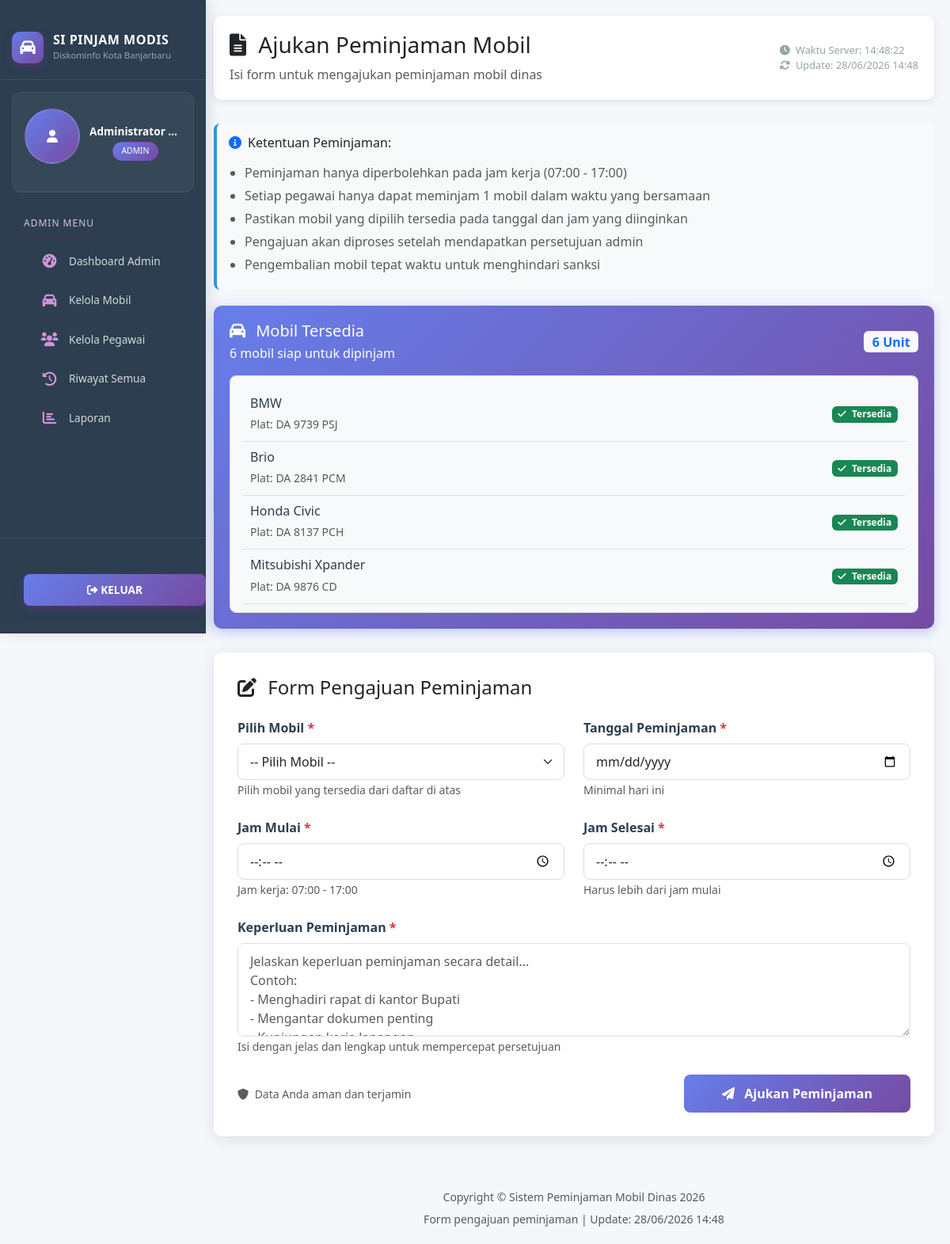
/pegawai/peminjaman.php (signed in), run on the app's committed database.
### tables this page shows
CREATE TABLE `mobil` (
  `id` int(11) NOT NULL,
  `nama_mobil` varchar(100) DEFAULT NULL,
  `nomor_plat` varchar(20) DEFAULT NULL,
  `tahun` year(4) DEFAULT NULL,
  `warna` varchar(30) DEFAULT NULL,
  `kapasitas` int(2) DEFAULT NULL,
  `status` enum('Tersedia','Dipinjam') DEFAULT 'Tersedia',
  `foto` varchar(255) DEFAULT NULL,
  `keterangan` text DEFAULT NULL,
  `dipakai_oleh` varchar(255) DEFAULT '-'
);

### pegawai/peminjaman.php (the view, shortened to what this page needs)
<?php
include "../config/database.php";
$user = $_SESSION['user'];
$user_id = (int)$user['id'];
$mobil = mysqli_query($conn, "
    SELECT m.*
    FROM mobil m
    WHERE m.status = 'Tersedia'
      AND NOT EXISTS (
          SELECT 1 FROM peminjaman p
          WHERE p.mobil_id = m.id
            AND p.tanggal_kembali IS NULL
            AND p.status NOT IN ('Ditolak', 'Dibatalkan', 'Dikembalikan')
      )
    ORDER BY m.nama_mobil ASC
");
$peminjaman_aktif = mysqli_fetch_assoc(mysqli_query($conn, "
    SELECT p.*, m.nama_mobil, m.nomor_plat
    FROM peminjaman p
    JOIN mobil m ON p.mobil_id = m.id
    WHERE p.user_id = '$user_id'
      AND p.tanggal_kembali IS NULL
      AND p.status NOT IN ('Dikembalikan', 'Ditolak', 'Dibatalkan')
      -- TAMBAHKAN FILTER STATUS INI
    ORDER BY p.id DESC
    LIMIT 1
"));
$updated = date('d/m/Y H:i');
?>
<!DOCTYPE html>
<html lang="id">
<head>
    <link href="https://cdn.jsdelivr.net/npm/bootstrap@5.3.0/dist/css/bootstrap.min.css" rel="stylesheet">
    <link href="https://cdnjs.cloudflare.com/ajax/libs/font-awesome/6.0.0/css/all.min.css" rel="stylesheet">
</head>
<body>
    <?php include "../includes/sidebar.php"; ?>
    <div class="main-content">
        <div class="page-header">
            <div class="d-flex justify-content-between align-items-center">
                <div>
                    <h1 class="h3 mb-2">
                        <i class="fas fa-file-alt me-2"></i> Ajukan Peminjaman Mobil
                    </h1>
                    <p class="text-muted mb-0">Isi form untuk mengajukan peminjaman mobil dinas</p>
                </div>
                <div class="update-time">
                    <i class="fas fa-clock me-1"></i> Waktu Server: <?= date('H:i:s') ?>
                    <br>
                    <i class="fas fa-sync-alt me-1"></i> Update: <?= $updated ?>
                </div>
            </div>
        </div>
        <div class="rules-box">
            <h6 class="mb-3"><i class="fas fa-info-circle me-2 text-primary"></i>Ketentuan Peminjaman:</h6>
            <ul class="text-muted">
                <li>Peminjaman hanya diperbolehkan pada jam kerja (07:00 - 17:00)</li>
                <li>Setiap pegawai hanya dapat meminjam 1 mobil dalam waktu yang bersamaan</li>
                <li>Pastikan mobil yang dipilih tersedia pada tanggal dan jam yang diinginkan</li>
                <li>Pengajuan akan diproses setelah mendapatkan persetujuan admin</li>
                <li>Pengembalian mobil tepat waktu untuk menghindari sanksi</li>
            </ul>
        </div>
        <?php
        $total_mobil_tersedia = mysqli_num_rows($mobil);
        mysqli_data_seek($mobil, 0);
        ?>
        <?php if ($total_mobil_tersedia > 0): ?>
            <div class="info-card">
                <div class="d-flex align-items-center justify-content-between">
                    <div>
                        <h5 class="mb-1">
                            <i class="fas fa-car me-2"></i> Mobil Tersedia
                        </h5>
                        <p class="mb-0"><?= $total_mobil_tersedia ?> mobil siap untuk dipinjam</p>
                    </div>
                    <div class="badge bg-light text-primary fs-6">
                        <?= $total_mobil_tersedia ?> Unit
                    </div>
                </div>
                <div class="mobil-list mt-3">
                    <?php while ($m = mysqli_fetch_assoc($mobil)): ?>
                        <div class="mobil-item">
                            <div class="d-flex justify-content-between align-items-center">
                                <div>
                                    <h6 class="mb-1"><?= htmlspecialchars($m['nama_mobil']) ?></h6>
                                    <small class="text-muted">Plat: <?= htmlspecialchars($m['nomor_plat']) ?></small>
                                </div>
                                <span class="badge bg-success">
                                    <i class="fas fa-check me-1"></i> Tersedia
                                </span>
                            </div>
                        </div>
                    <?php endwhile; ?>
                </div>
            </div>
        <?php endif; ?>
        <?php if (!$peminjaman_aktif && $total_mobil_tersedia > 0): ?>
            <div class="form-card">
                <h4 class="mb-4">
                    <i class="fas fa-edit me-2"></i> Form Pengajuan Peminjaman
                </h4>
                <form method="POST" id="peminjamanForm">
                    <div class="row mb-4">
                        <div class="col-md-6">
                            <label class="form-label">Pilih Mobil <span class="text-danger">*</span></label>
                            <select name="mobil_id" class="form-select" required>
                                <option value="">-- Pilih Mobil --</option>
                            </select>
                            <small class="text-muted">Pilih mobil yang tersedia dari daftar di atas</small>
                        </div>
                        <div class="col-md-6">
                            <label class="form-label">Tanggal Peminjaman <span class="text-danger">*</span></label>
                            <input type="date" name="tanggal_pinjam" class="form-control" required
                                min="<?= date('Y-m-d'); ?>">
                            <small class="text-muted">Minimal hari ini</small>
                        </div>
                    </div>
                    <div class="row mb-4">
                        <div class="col-md-6">
                            <label class="form-label">Jam Mulai <span class="text-danger">*</span></label>
                            <input type="time" name="jam_mulai" class="form-control"
                                min="07:00" max="17:00" required>
                            <small class="text-muted">Jam kerja: 07:00 - 17:00</small>
                        </div>
                        <div class="col-md-6">
                            <label class="form-label">Jam Selesai <span class="text-danger">*</span></label>
                            <input type="time" name="jam_selesai" class="form-control"
                                min="07:00" max="17:00" required>
                            <small class="text-muted">Harus lebih dari jam mulai</small>
                        </div>
                    </div>
                    <div class="mb-4">
                        <label class="form-label">Keperluan Peminjaman <span class="text-danger">*</span></label>
                        <textarea name="keperluan" class="form-control" rows="4"
                            placeholder="Jelaskan keperluan peminjaman secara detail...
Contoh:
- Menghadiri rapat di kantor Bupati
- Mengantar dokumen penting
- Kunjungan kerja lapangan
- Lainnya (sebutkan)" required></textarea>
                        <small class="text-muted">Isi dengan jelas dan lengkap untuk mempercepat persetujuan</small>
                    </div>
                    <div class="d-flex justify-content-between align-items-center">
                        <div>
                            <small class="text-muted">
                                <i class="fas fa-shield-alt me-1"></i> Data Anda aman dan terjamin
                            </small>
                        </div>
                        <button type="submit" class="btn btn-submit text-white px-5">
                            <i class="fas fa-paper-plane me-2"></i> Ajukan Peminjaman
                        </button>
                    </div>
                </form>
            </div>
        <?php endif; ?>
        <footer class="mt-5 pt-3 text-center text-muted">
            <p class="mb-1">
                <small>Copyright &copy; Sistem Peminjaman Mobil Dinas <?= date('Y') ?></small>
            </p>
            <p class="mb-0">
                <small>Form pengajuan peminjaman | Update: <?= $updated ?></small>
            </p>
        </footer>
    </div>
</body>
</html>

### pegawai/peminjaman.php (style rules this page uses)
body { font-family: 'Segoe UI', Tahoma, Geneva, Verdana, sans-serif; background-color: #f5f7fb; }
.main-content { margin-left: 250px; padding: 20px; min-height: 100vh; }
.page-header { background: white; padding: 20px; border-radius: 10px; box-shadow: 0 2px 10px rgba(0, 0, 0, 0.1); margin-bottom: 30px; }
.form-card { background: white; border-radius: 10px; padding: 30px; box-shadow: 0 4px 20px rgba(0, 0, 0, 0.1); margin-bottom: 30px; }
.info-card { background: linear-gradient(135deg, #667eea 0%, #764ba2 100%); color: white; border-radius: 10px; padding: 20px; margin-bottom: 30px; box-shadow: 0 4px 15px rgba(102, 126, 234, 0.4); }
.mobil-list { color: #2c3e50; max-height: 300px; overflow-y: auto; border: 1px solid #e0e0e0; border-radius: 8px; padding: 15px; background-color: #f8f9fa; }
.mobil-item { padding: 10px; border-bottom: 1px solid #e0e0e0; transition: background-color 0.3s; }
.rules-box { background-color: #f8f9fa; border-left: 4px solid #3498db; padding: 15px; border-radius: 8px; margin-bottom: 20px; }
.rules-box ul { margin-bottom: 0; padding-left: 20px; }
.rules-box li { margin-bottom: 5px; }
.update-time { font-size: 0.8rem; color: #95a5a6; }
.form-label { font-weight: 600; color: #2c3e50; margin-bottom: 8px; }
.form-control, .form-select { border-radius: 8px; border: 1px solid #ddd; padding: 10px 15px; transition: all 0.3s; }
.btn-submit { background: linear-gradient(135deg, #667eea 0%, #764ba2 100%); border: none; padding: 12px 30px; font-weight: 600; border-radius: 8px; transition: all 0.3s; }

### includes/sidebar.php (style rules this page uses)
:root { --sidebar-width: 260px; --sidebar-collapsed-width: 70px; --sidebar-bg: #2C3E50; --accent-color: #7B1FA2; --hover-color: rgba(123, 31, 162, 0.2); --text-primary: #FFFFFF; --text-secondary: #B0BEC5; }

### data on the page
mobil: nama_mobil "BMW", nomor_plat "DA 9739 PSJ"
mobil: nama_mobil "Brio", nomor_plat "DA 2841 PCM"
mobil: nama_mobil "Honda Civic", nomor_plat "DA 8137 PCH"
mobil: nama_mobil "Mitsubishi Xpander", nomor_plat "DA 9876 CD"

### other printed values
$user_name "Administrator…"
$role "ADMIN"
$total_mobil_tersedia "6"
